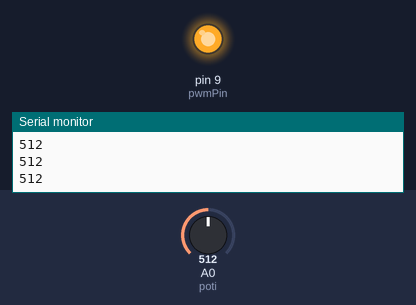
Simulated run of this sketch. Board: Arduino Uno, built with avr-gcc and run on an emulated ATmega328P. On the bench: output pins drawn as LEDs (lit = HIGH), the last lines printed to the serial monitor. The inputs (shaded band) are chosen by the test bench; at power-on: A0 (poti) = 512.

Above: at 1.3 s.
1.4 s: A0 (poti) set to 306
At 2.3 s:
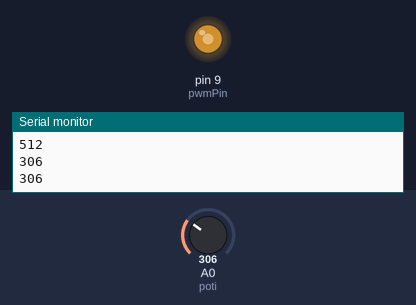
3.0 s: A0 (poti) set to 511
At 3.5 s:
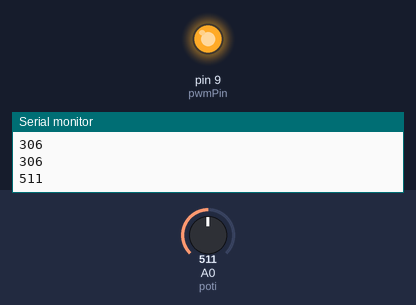
4.5 s: A0 (poti) set to 0
At 5.7 s:
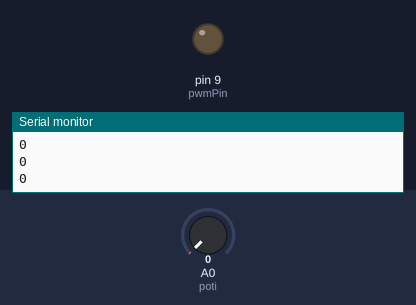
6.0 s: A0 (poti) set to 3
At 7.0 s:
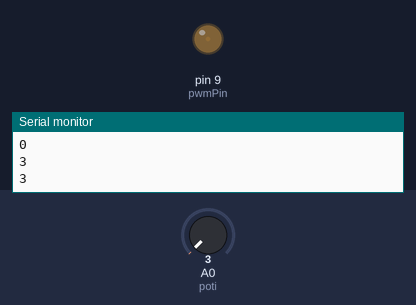
7.5 s: A0 (poti) set to 716
At 8.2 s:
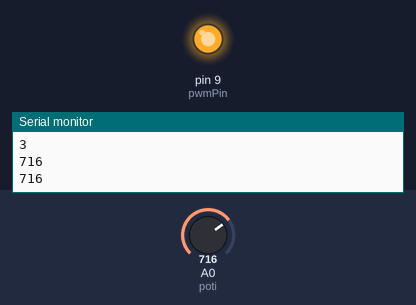
Timing chart, 0 to 10.0 s (numbered marks = the images above; inputs shaded):
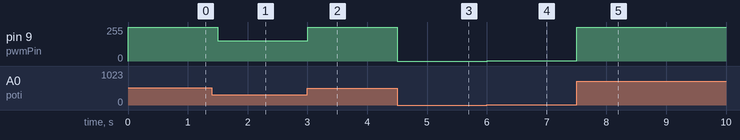

Measured:
- after the input at 1.4 s, pin 9 (pwmPin): 255/255 → 153/255 after 0.10 s
- after the input at 3.0 s, pin 9 (pwmPin): 153/255 → 255/255 at once
- after the input at 4.5 s, pin 9 (pwmPin): 255/255 → 0/255 at once
- after the input at 6.0 s, pin 9 (pwmPin): 0/255 → 1/255 at once
- after the input at 7.5 s, pin 9 (pwmPin): 1/255 → 255/255 at once

The sketch:

GettingStarted_MosfetModule.ino
```cpp
int poti = A0;
int poti_val = 0x00;
int pwmPin = 9;


void setup() {
  Serial.begin(9600);
  pinMode(pwmPin, OUTPUT);

}

void loop() {
  poti_val = analogRead(poti);
  analogWrite(pwmPin, poti_val / 2);


  Serial.println(poti_val);
  delay(500);


}
```
